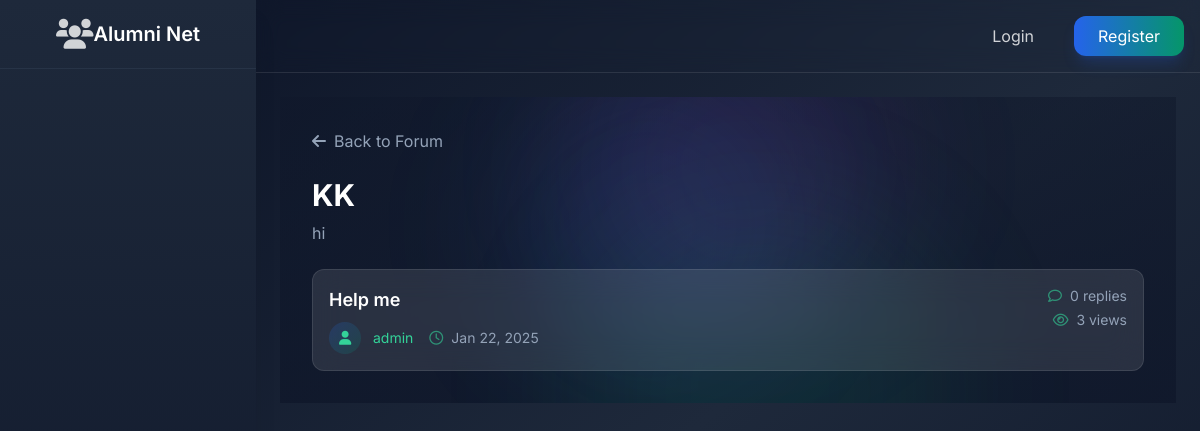
/forum/category/1/, run on an earlier commit of the app's database.
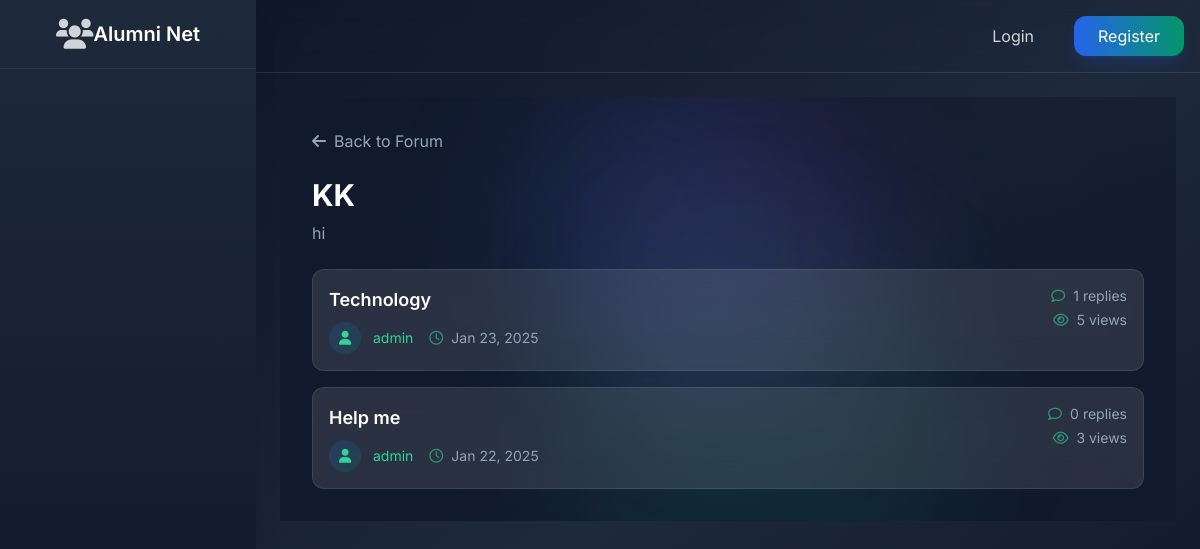
And on a later commit of the database.
### forum/models.py (models this page shows, shortened)
class Thread(models.Model):
    title = models.CharField(max_length=200)
    content = models.TextField()
    category = models.ForeignKey(Category, on_delete=models.CASCADE, related_name='threads')
    author = models.ForeignKey(settings.AUTH_USER_MODEL, on_delete=models.CASCADE)
    created_at = models.DateTimeField(auto_now_add=True)
    updated_at = models.DateTimeField(auto_now=True)
    is_pinned = models.BooleanField(default=False)
    is_locked = models.BooleanField(default=False)
    views = models.PositiveIntegerField(default=0)

### users/models.py (models this page shows, shortened)
class User(AbstractUser):
    USER_TYPES = (
        ('admin', 'Admin'),
        ('alumni', 'Alumni'),
        ('student', 'Student'),
    )
    INDUSTRY_CHOICES = (
        ('it', 'Information Technology'),
        ('finance', 'Finance'),
        ('healthcare', 'Healthcare'),
        ('education', 'Education'),
        ('manufacturing', 'Manufacturing'),
        ('retail', 'Retail'),
        ('consulting', 'Consulting'),
        ('marketing', 'Marketing'),
        ('other', 'Other')
    )
    AVAILABILITY_CHOICES = (
        ('available', 'Available for Mentorship'),
        ('limited', 'Limited Availability'),
        ('unavailable', 'Not Available'),
    )
    user_type = models.CharField(max_length=10, choices=USER_TYPES, default='student')
    profile_picture = models.ImageField(upload_to='profile_pics/', null=True, blank=True)
    bio = models.TextField(max_length=500, blank=True)
    graduation_year = models.IntegerField(null=True, blank=True)
    current_job_title = models.CharField(max_length=100, blank=True)
    current_company = models.CharField(max_length=100, blank=True)
    industry = models.CharField(max_length=20, choices=INDUSTRY_CHOICES, blank=True)
    years_of_experience = models.PositiveIntegerField(default=0)
    skills = models.TextField(help_text="Enter skills separated by commas", blank=True)
    achievements = models.TextField(blank=True)
    certifications = models.TextField(help_text="Enter certifications separated by commas", blank=True)
    linkedin_profile = models.URLField(max_length=200, blank=True)
    portfolio_link = models.URLField(max_length=200, blank=True)
    mentorship_availability = models.CharField(
        max_length=20,
        choices=AVAILABILITY_CHOICES,
        blank=True
    )
    email_verified = models.BooleanField(default=False)

### forum/views.py (the view)
# urls.py: path('category/<int:category_id>/', views.category_detail, name='category_detail'),
def category_detail(request, category_id):
    category = get_object_or_404(Category, id=category_id)
    threads = Thread.objects.filter(category=category).order_by('-is_pinned', '-created_at')
    return render(request, 'forum/category_detail.html', {
        'category': category,
        'threads': threads
    })

### messaging/context_processors.py (called while the page is built, shortened)
def unread_message_count(request):
    return {'unread_message_count': 0}

### notifications/context_processors.py (called while the page is built)
def notification_count(request):
    if request.user.is_authenticated:
        unread_count = request.user.notifications.filter(read=False).count()
        return {'unread_notification_count': unread_count}
    return {'unread_notification_count': 0}

### forum/templates/forum/category_detail.html (shortened to what the changed rows need)
{% extends 'base.html' %}
{% block content %}
<div class="relative">
    <div class="relative max-w-5xl mx-auto px-4 sm:px-6 lg:px-8 py-8">
        <div class="flex justify-between items-start mb-6">
            <div>
                <h1 class="text-3xl font-bold text-white mb-2">{{ category.name }}</h1>
            </div>
        </div>
        <div class="space-y-4">
            {% for thread in threads %}
                <div class="bg-white/10 backdrop-blur-lg rounded-xl p-4 border border-white/10 hover:bg-white/[0.15] transition-all duration-300
                            {% if thread.is_pinned %}border-l-4 border-blue-500{% endif %}">
                    <div class="flex justify-between items-start">
                        <div class="flex-1">
                            <div class="flex items-center space-x-3">
                                <h2 class="text-lg font-semibold text-white">
                                    <a href="{% url 'forum:thread_detail' thread.id %}"
                                       class="hover:text-emerald-400 transition-colors duration-200">
                                        {{ thread.title }}
                                    </a>
                                </h2>
                            </div>
                            <div class="mt-2 flex items-center space-x-4 text-sm text-slate-400">
                                <div class="flex items-center space-x-3">
                                    {% if thread.author.profile_picture %}
                                        <img src="{{ thread.author.profile_picture.url }}" alt="{{ thread.author.get_full_name|default:thread.author.username }}"
                                             class="w-8 h-8 rounded-full object-cover">
                                    {% else %}
                                        <div class="w-8 h-8 rounded-full bg-gradient-to-br from-blue-600/20 to-emerald-600/20 flex items-center justify-center">
                                            <i class="fas fa-user text-emerald-400"></i>
                                        </div>
                                    {% endif %}
                                    <a href="{% url 'users:user_profile' thread.author.id %}"
                                       class="text-emerald-400 hover:text-emerald-300 transition-colors duration-200">
                                        {{ thread.author.get_full_name|default:thread.author.username }}
                                    </a>
                                </div>
                                <div class="flex items-center">
                                    <i class="far fa-clock mr-2 text-emerald-400/60"></i>
                                    {{ thread.created_at|date:"M d, Y" }}
                                </div>
                            </div>
                        </div>
                        <div class="text-right space-y-1 text-sm">
                            <p class="flex items-center justify-end text-slate-400">
                                <i class="far fa-comment mr-2 text-emerald-400/60"></i>
                                {{ thread.replies.count }} replies
                            </p>
                            <p class="flex items-center justify-end text-slate-400">
                                <i class="far fa-eye mr-2 text-emerald-400/60"></i>
                                {{ thread.views }} views
                            </p>
                        </div>
                    </div>
                </div>
            {% endfor %}
        </div>
    </div>
</div>
{% endblock %}

What changed in the data, as far as the page shows it:
added Thread: title "Technology", author.get_full_name "admin", created_at "Jan 23, 2025", replies.count "1", views "5"
